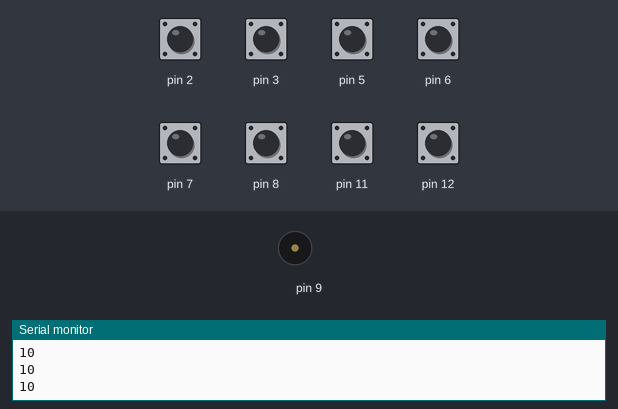
The sketch below on a simulated Arduino Uno, built with avr-gcc and run on an emulated ATmega328P. Shown: buzzer (waves = sounding), the last lines printed to the serial monitor. The test bench sets the inputs (shaded band); at power-on: pin 2, pin 3, pin 5–8, pin 11, pin 12 HIGH.

Above: at 1.2 s.
1.3 s: pin 2 pulled LOW for 0.15 s
At 1.41 s:
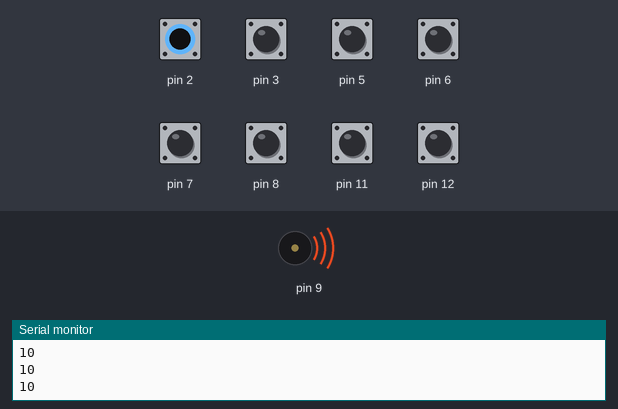
Timing chart, 0 to 4.3 s (numbered marks = the images above; inputs shaded):
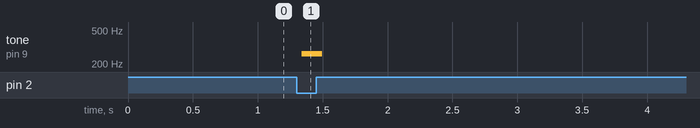

The sketch:

cubestrument.ino
```cpp
#include <CapacitiveSensor.h>
#include <toneAC.h>
#include "pitch.h"

int vol = 0;
int fre = 0;
CapacitiveSensor   cs_4_2 = CapacitiveSensor(4, 2);       // 10M resistor between pins 4 & 2, pin 2 is sensor pin, add a wire and or foil if desired
CapacitiveSensor   cs_4_3 = CapacitiveSensor(4, 3);
CapacitiveSensor   cs_4_5 = CapacitiveSensor(4, 5);
CapacitiveSensor   cs_4_6 = CapacitiveSensor(4, 6);
CapacitiveSensor   cs_4_7 = CapacitiveSensor(4, 7);
CapacitiveSensor   cs_4_8 = CapacitiveSensor(4, 8);
CapacitiveSensor   cs_4_11 = CapacitiveSensor(4, 11);
CapacitiveSensor   cs_4_12 = CapacitiveSensor(4, 12);


void setup(){
  cs_4_2.set_CS_AutocaL_Millis(0xFFFFFFFF);     // turn off autocalibrate on channel 1 - just as an example
  Serial.begin(9600);
}


void loop(){
   int sen = 150;

   long start = millis();
   long total1 =  cs_4_2.capacitiveSensor(30);
   long total2 =  cs_4_3.capacitiveSensor(30);
   long total3 =  cs_4_5.capacitiveSensor(30);
   long total4 =  cs_4_6.capacitiveSensor(30);
   long total5 =  cs_4_7.capacitiveSensor(30);
   long total6 =  cs_4_8.capacitiveSensor(30);
   long total7 =  cs_4_11.capacitiveSensor(30);
   long total8 =  cs_4_12.capacitiveSensor(30);

   Serial.println(total1);
   Serial.println(total2);
   Serial.println(total3);
   Serial.println(total4);
   Serial.println(total5);
   Serial.println(total6);
   Serial.println(total7);
   Serial.println(total8);

   if (total1 > sen) {
     fre = NOTE_C4;
     vol = 10;
   } else if (total2 > sen) {
     fre = NOTE_D4;
     vol = 10;
   } else if (total3 > sen) {
     fre = NOTE_E4;
     vol = 10;
   } else if (total4 > sen) {
     fre = NOTE_F4;
     vol = 10;
   } else if (total5 > sen) {
     fre = NOTE_G4;
     vol = 10;
   } else if (total6 > sen) {
     fre = NOTE_A4;
     vol = 10;
   } else if (total7 > sen) {
     fre = NOTE_B4;
     vol = 10;
   } else if (total8 > sen) {
     fre = NOTE_C5;
     vol = 10;
   } else {
     vol = 0;
   }

   toneAC(fre, vol);
   Serial.println(vol);
}
```

pitch.h
```cpp
#define NOTE_B0  31
#define NOTE_C1  33
#define NOTE_CS1 35
#define NOTE_D1  37
#define NOTE_DS1 39
#define NOTE_E1  41
#define NOTE_F1  44
#define NOTE_FS1 46
#define NOTE_G1  49
#define NOTE_GS1 52
#define NOTE_A1  55
#define NOTE_AS1 58
#define NOTE_B1  62
#define NOTE_C2  65
#define NOTE_CS2 69
#define NOTE_D2  73
#define NOTE_DS2 78
#define NOTE_E2  82
#define NOTE_F2  87
#define NOTE_FS2 93
#define NOTE_G2  98
#define NOTE_GS2 104
#define NOTE_A2  110
#define NOTE_AS2 117
#define NOTE_B2  123
#define NOTE_C3  131
#define NOTE_CS3 139
#define NOTE_D3  147
#define NOTE_DS3 156
#define NOTE_E3  165
#define NOTE_F3  175
#define NOTE_FS3 185
#define NOTE_G3  196
#define NOTE_GS3 208
#define NOTE_A3  220
#define NOTE_AS3 233
#define NOTE_B3  247
#define NOTE_C4  262
#define NOTE_CS4 277
#define NOTE_D4  294
#define NOTE_DS4 311
#define NOTE_E4  330
#define NOTE_F4  349
#define NOTE_FS4 370
#define NOTE_G4  392
#define NOTE_GS4 415
#define NOTE_A4  440
#define NOTE_AS4 466
#define NOTE_B4  494
#define NOTE_C5  523
#define NOTE_CS5 554
#define NOTE_D5  587
#define NOTE_DS5 622
#define NOTE_E5  659
#define NOTE_F5  698
#define NOTE_FS5 740
#define NOTE_G5  784
#define NOTE_GS5 831
#define NOTE_A5  880
#define NOTE_AS5 932
#define NOTE_B5  988
#define NOTE_C6  1047
#define NOTE_CS6 1109
#define NOTE_D6  1175
#define NOTE_DS6 1245
#define NOTE_E6  1319
#define NOTE_F6  1397
#define NOTE_FS6 1480
#define NOTE_G6  1568
#define NOTE_GS6 1661
#define NOTE_A6  1760
#define NOTE_AS6 1865
#define NOTE_B6  1976
#define NOTE_C7  2093
#define NOTE_CS7 2217
#define NOTE_D7  2349
#define NOTE_DS7 2489
#define NOTE_E7  2637
#define NOTE_F7  2794
#define NOTE_FS7 2960
#define NOTE_G7  3136
#define NOTE_GS7 3322
#define NOTE_A7  3520
#define NOTE_AS7 3729
#define NOTE_B7  3951
#define NOTE_C8  4186
#define NOTE_CS8 4435
#define NOTE_D8  4699
#define NOTE_DS8 4978
```

Measured:
- after the input at 1.3 s, tone on pin 9: silent → 262 Hz at once, → silent 0.16 s later
